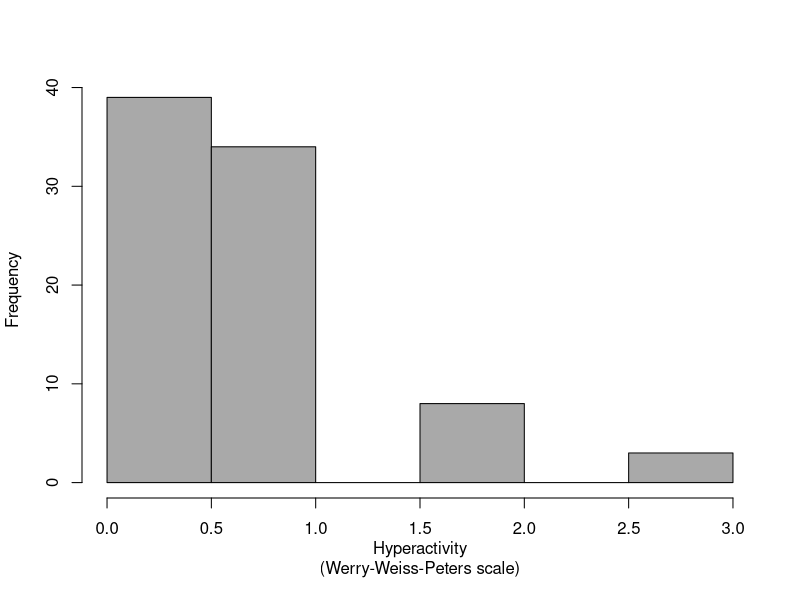

This chart was generated by the following R code:
## ---- chunk 1
library(readxl)
lead<-read_excel('lead.xlsx', col_names=TRUE, na="")
## ---- chunk 2
# indicator variable for high dominant hand figer-wrist tapping rate
lead$maxfwt_high <- as.factor((lead$maxfwt >= 80)*1)

# relative frequencies of maxfwt_high indicator variable
prop.table(table(lead$maxfwt_high))
## ---- chunk 3
# check order of outcome variable
table(lead$maxfwt_high)
## ---- chunk 4
# logistic regression model 1
logistic.1 <- glm(maxfwt_high ~ age + hh_index + hyperact + iqf + sex + Group, family=binomial, data=lead)
summary(logistic.1)$coef
## ---- chunk 5
# transform outcome variable
lead$Group <- as.factor(lead$Group)
# check order of outcome variable
table(lead$Group)
## ---- chunk 6
# logistic regression model 2
logistic.2 <- glm(Group ~ fst2yrs + hh_index, family=binomial, data=lead)
summary(logistic.2)
## ---- chunk 7
# calculate 95% CI of odds ratio
exp(confint(logistic.2, level=0.95))
## ---- chunk 8
# indicator variable for high performance IQ
lead$iqp_high <- as.factor((lead$iqp >= 100)*1)
## ---- chunk 9
# check order of outcome variable
table(lead$iqp_high)
## ---- chunk 10
# logistic regression model one
logistic.3.1 <- glm(iqp_high ~ totyrs, family=binomial, data=lead)
summary(logistic.3.1)
## ---- chunk 11
# logistic regression model two
logistic.3.2 <- glm(iqp_high ~ totyrs + fst2yrs, family=binomial, data=lead)
summary(logistic.3.2)
## ---- chunk 12
# histogram of hyperactivity level
hist(lead$hyperact, freq=TRUE, col="darkgray", xlab="Hyperactivity\n(Werry-Weiss-Peters scale)", main="")
## ---- chunk 13
# Wilcoxon signed-rank test for hyperactivity
wilcox.test(lead$hyperact, alternative="two.sided", mu=1)
## ---- chunk 14
# Wilcoxon signed-rank test for paired group
wilcox.test(lead$fwt_l, lead$fwt_r, alternative="two.sided", paired=TRUE)
## ---- chunk 15
# Wilcoxon rank-sum test for independent groups
wilcox.test(maxfwt ~ Group, alternative="two.sided", data=lead)
## ---- chunk 16
# Kruskall-Wallis test for >2 independent groups
kruskal.test(iqf ~ lead_grp, data=lead)
